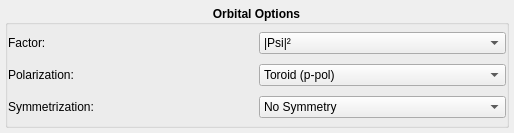
<?xml version="1.0" encoding="UTF-8"?>
<ui version="4.0">
 <class>lmfitother</class>
 <widget class="QWidget" name="lmfitother">
  <property name="geometry">
   <rect>
    <x>0</x>
    <y>0</y>
    <width>514</width>
    <height>133</height>
   </rect>
  </property>
  <property name="windowTitle">
   <string>Form</string>
  </property>
  <layout class="QHBoxLayout" name="horizontalLayout">
   <property name="leftMargin">
    <number>5</number>
   </property>
   <property name="topMargin">
    <number>5</number>
   </property>
   <property name="rightMargin">
    <number>5</number>
   </property>
   <property name="bottomMargin">
    <number>5</number>
   </property>
   <item>
    <widget class="QGroupBox" name="group_box">
     <property name="font">
      <font>
       <weight>75</weight>
       <bold>true</bold>
      </font>
     </property>
     <property name="title">
      <string>Orbital Options</string>
     </property>
     <property name="alignment">
      <set>Qt::AlignCenter</set>
     </property>
     <layout class="QGridLayout" name="gridLayout">
      <property name="leftMargin">
       <number>0</number>
      </property>
      <property name="topMargin">
       <number>0</number>
      </property>
      <property name="rightMargin">
       <number>0</number>
      </property>
      <property name="bottomMargin">
       <number>0</number>
      </property>
      <property name="spacing">
       <number>3</number>
      </property>
      <item row="2" column="1">
       <widget class="QComboBox" name="symmetrize_combobox">
        <property name="sizePolicy">
         <sizepolicy hsizetype="Preferred" vsizetype="Fixed">
          <horstretch>0</horstretch>
          <verstretch>0</verstretch>
         </sizepolicy>
        </property>
        <property name="font">
         <font>
          <weight>50</weight>
          <bold>false</bold>
         </font>
        </property>
        <property name="currentIndex">
         <number>0</number>
        </property>
        <property name="maxVisibleItems">
         <number>7</number>
        </property>
        <property name="maxCount">
         <number>7</number>
        </property>
        <item>
         <property name="text">
          <string>No Symmetry</string>
         </property>
        </item>
        <item>
         <property name="text">
          <string>2-Fold</string>
         </property>
        </item>
        <item>
         <property name="text">
          <string>2-Fold + Mirror</string>
         </property>
        </item>
        <item>
         <property name="text">
          <string>3-Fold</string>
         </property>
        </item>
        <item>
         <property name="text">
          <string>3-Fold + Mirror</string>
         </property>
        </item>
        <item>
         <property name="text">
          <string>4-Fold</string>
         </property>
        </item>
        <item>
         <property name="text">
          <string>4-Fold + Mirror</string>
         </property>
        </item>
       </widget>
      </item>
      <item row="1" column="0">
       <widget class="QLabel" name="polarization_label">
        <property name="font">
         <font>
          <weight>50</weight>
          <bold>false</bold>
         </font>
        </property>
        <property name="text">
         <string>Polarization:</string>
        </property>
       </widget>
      </item>
      <item row="2" column="0">
       <widget class="QLabel" name="symmetrize_label">
        <property name="font">
         <font>
          <weight>50</weight>
          <bold>false</bold>
         </font>
        </property>
        <property name="text">
         <string>Symmetrization:</string>
        </property>
       </widget>
      </item>
      <item row="0" column="1">
       <widget class="QComboBox" name="ak_combobox">
        <property name="enabled">
         <bool>true</bool>
        </property>
        <property name="sizePolicy">
         <sizepolicy hsizetype="Preferred" vsizetype="Fixed">
          <horstretch>0</horstretch>
          <verstretch>0</verstretch>
         </sizepolicy>
        </property>
        <property name="font">
         <font>
          <weight>50</weight>
          <bold>false</bold>
         </font>
        </property>
        <property name="toolTip">
         <string>|Psi|^2 used to be 'no |A.k|^2'
|A.k|^2 displays only the polarisation factor
|A.k|^2 x |Psi|^2 displays for all other cases.
</string>
        </property>
        <property name="currentText">
         <string>|Psi|²</string>
        </property>
        <property name="currentIndex">
         <number>0</number>
        </property>
        <property name="maxVisibleItems">
         <number>3</number>
        </property>
        <property name="maxCount">
         <number>3</number>
        </property>
        <item>
         <property name="text">
          <string>|Psi|²</string>
         </property>
        </item>
        <item>
         <property name="text">
          <string>|A.k|²</string>
         </property>
        </item>
        <item>
         <property name="text">
          <string>|A.k|² x |Psi|² </string>
         </property>
        </item>
       </widget>
      </item>
      <item row="1" column="1">
       <widget class="QComboBox" name="polarization_combobox">
        <property name="sizePolicy">
         <sizepolicy hsizetype="Preferred" vsizetype="Fixed">
          <horstretch>0</horstretch>
          <verstretch>0</verstretch>
         </sizepolicy>
        </property>
        <property name="font">
         <font>
          <weight>50</weight>
          <bold>false</bold>
         </font>
        </property>
        <property name="toolTip">
         <string>Choose one type of polarization.</string>
        </property>
        <property name="currentIndex">
         <number>0</number>
        </property>
        <item>
         <property name="text">
          <string>Toroid (p-pol)</string>
         </property>
        </item>
        <item>
         <property name="text">
          <string>NANO-ESCA: p-pol</string>
         </property>
        </item>
        <item>
         <property name="text">
          <string>NANO-ESCA: s-pol</string>
         </property>
        </item>
        <item>
         <property name="text">
          <string>NANO-ESCA: He-lamp</string>
         </property>
        </item>
        <item>
         <property name="text">
          <string>NANO-ESCA: circ+</string>
         </property>
        </item>
        <item>
         <property name="text">
          <string>NANO-ESCA: circ-</string>
         </property>
        </item>
        <item>
         <property name="text">
          <string>CDAD</string>
         </property>
        </item>
       </widget>
      </item>
      <item row="0" column="0">
       <widget class="QLabel" name="ak_label">
        <property name="enabled">
         <bool>true</bool>
        </property>
        <property name="font">
         <font>
          <weight>50</weight>
          <bold>false</bold>
         </font>
        </property>
        <property name="toolTip">
         <string>Ψ</string>
        </property>
        <property name="text">
         <string>Factor:</string>
        </property>
       </widget>
      </item>
     </layout>
    </widget>
   </item>
  </layout>
 </widget>
 <resources/>
 <connections/>
</ui>
